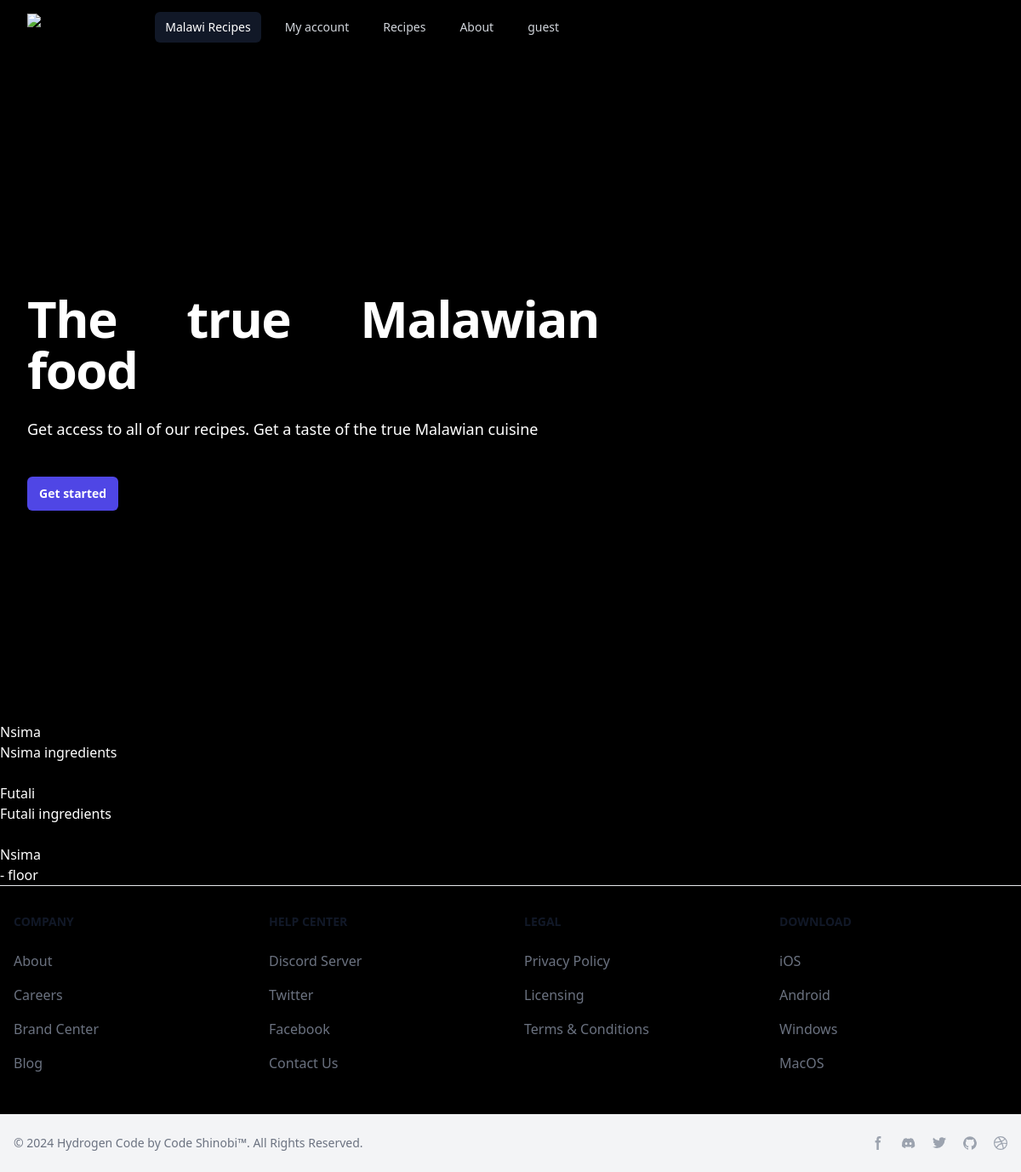
The app's page /, older data.
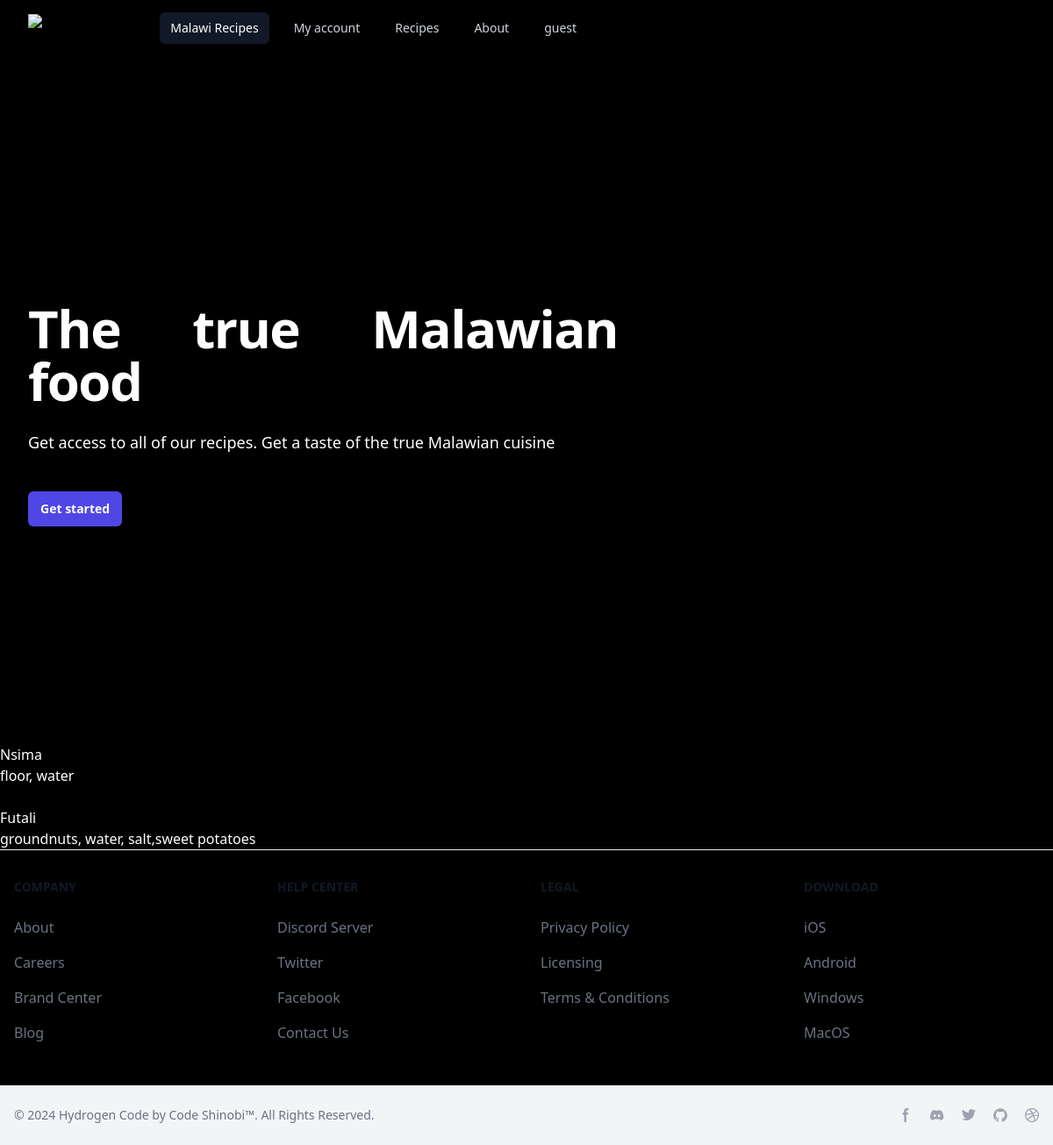
The same page, newer data.
### tables this page shows
CREATE TABLE recipes (
    id INTEGER PRIMARY KEY AUTOINCREMENT,
    created TIMESTAMP NOT NULL DEFAULT CURRENT_TIMESTAMP,
    title TEXT NOT NULL,
    content TEXT NOT NULL,
    author TEXT NOT NULL,
    ingredients TEXT NOT NULL
);

### server.py (the view)
@app.route("/", methods=["GET"])
def home(name = None):
    conn = get_db_connection()
    recipes = conn.execute('SELECT * FROM recipes').fetchall()
    conn.close()
    if(current_user.is_authenticated):
        return render_template(
            "home.html",
            date=datetime.now(),
            recipes=recipes,
            name=current_user.username
        )
    else:
        return render_template(
            "home.html",
            date=datetime.now(),
            recipes=recipes,
            name="guest"
        )

### server.py (called while the page is built)
def get_db_connection():
    conn = sqlite3.connect('database.db')
    conn.row_factory = sqlite3.Row
    return conn

### templates/home.html (shortened to what this page needs)
<!DOCTYPE html>
<html>
<head>
    <link href="{{url_for('static',filename='css/main.css')}}" rel="stylesheet">
    <link rel="stylesheet" href="https://rsms.me/inter/inter.css">
</head>
<body class="bg-black border-gray-800">
    <nav class="bg-black border-gray-800">
        <div class="mx-auto max-w-7xl px-2 sm:px-6 lg:px-8">
          <div class="relative flex h-16 items-center justify-between">
            <div class="flex flex-1 items-center justify-center sm:items-stretch sm:justify-start">
              <div class="flex flex-shrink-0 items-center">
                <img class="h-8 w-auto" src="https://tailwindui.com/img/logos/mark.svg?color=indigo&shade=500" alt="Your Company">
              </div>
              <div class="hidden sm:ml-6 sm:block">
                <div class="flex space-x-4">
                  <a href="#" class="bg-gray-900 text-white rounded-md px-3 py-2 text-sm font-medium" aria-current="page">Malawi Recipes</a>
                  <a href="#" class="text-gray-300 hover:bg-gray-700 hover:text-white rounded-md px-3 py-2 text-sm font-medium">My account</a>
                  <a href="#" class="text-gray-300 hover:bg-gray-700 hover:text-white rounded-md px-3 py-2 text-sm font-medium">Recipes</a>
                  <a href="#" class="text-gray-300 hover:bg-gray-700 hover:text-white rounded-md px-3 py-2 text-sm font-medium">About</a>
                  <a href="#" class="text-gray-300 hover:bg-gray-700 hover:text-white rounded-md px-3 py-2 text-sm font-medium">{{name}}</a>
                </div>
              </div>
            </div>
          </div>
        </div>
      </nav>
      <div class="relative isolate px-6 pt-14 lg:px-8">
        <div class="max-w-2xl py-32 sm:py-48 lg:py-56">
          <div class="text-justify">
            <h1 class="text-4xl font-bold tracking-tight text-white sm:text-900 sm:text-6xl">The true Malawian food</h1>
            <p class="mt-6 text-lg leading-8 text-white sm:text-600">Get access to all of our recipes. Get a taste of the true Malawian cuisine</p>
            <div class="mt-10 flex items-center justify-start gap-x-6">
              <a href="#" class="rounded-md bg-indigo-600 px-3.5 py-2.5 text-sm font-semibold text-white shadow-sm hover:bg-indigo-500 focus-visible:outline focus-visible:outline-2 focus-visible:outline-offset-2 focus-visible:outline-indigo-600">Get started</a>
            </div>
          </div>
        </div>
      </div>
      {% for recipe in recipes %}
          <div class='post'>
              <p>{{ recipe['created'] }}</p>
              <h2 class="text-white sm:text-900">{{ recipe['title'] }}</h2>
              <p class="text-white sm:text-600">{{ recipe['ingredients'] }}</p>
          </div>
      {% endfor %}
      <footer class="bg-black">
        <div class="mx-auto w-full max-w-screen-xl">
          <div class="grid grid-cols-2 gap-8 px-4 py-6 lg:py-8 md:grid-cols-4">
            <div>
                <h2 class="mb-6 text-sm font-semibold text-gray-900 uppercase dark:text-white">Company</h2>
                <ul class="text-gray-500 dark:text-gray-400 font-medium">
                    <li class="mb-4">
                        <a href="#" class=" hover:underline">About</a>
                    </li>
                    <li class="mb-4">
                        <a href="#" class="hover:underline">Careers</a>
                    </li>
                    <li class="mb-4">
                        <a href="#" class="hover:underline">Brand Center</a>
                    </li>
                    <li class="mb-4">
                        <a href="#" class="hover:underline">Blog</a>
                    </li>
                </ul>
            </div>
            <div>
                <h2 class="mb-6 text-sm font-semibold text-gray-900 uppercase dark:text-white">Help center</h2>
                <ul class="text-gray-500 dark:text-gray-400 font-medium">
                    <li class="mb-4">
                        <a href="#" class="hover:underline">Discord Server</a>
                    </li>
                    <li class="mb-4">
                        <a href="#" class="hover:underline">Twitter</a>
                    </li>
                    <li class="mb-4">
                        <a href="#" class="hover:underline">Facebook</a>
                    </li>
                    <li class="mb-4">
                        <a href="#" class="hover:underline">Contact Us</a>
                    </li>
                </ul>
            </div>
            <div>
                <h2 class="mb-6 text-sm font-semibold text-gray-900 uppercase dark:text-white">Legal</h2>
                <ul class="text-gray-500 dark:text-gray-400 font-medium">
                    <li class="mb-4">
                        <a href="#" class="hover:underline">Privacy Policy</a>
                    </li>
                    <li class="mb-4">
                        <a href="#" class="hover:underline">Licensing</a>
                    </li>
                    <li class="mb-4">
                        <a href="#" class="hover:underline">Terms &amp; Conditions</a>
                    </li>
                </ul>
            </div>
            <div>
                <h2 class="mb-6 text-sm font-semibold text-gray-900 uppercase dark:text-white">Download</h2>
                <ul class="text-gray-500 dark:text-gray-400 font-medium">
                    <li class="mb-4">
                        <a href="#" class="hover:underline">iOS</a>
                    </li>
                    <li class="mb-4">
                        <a href="#" class="hover:underline">Android</a>
                    </li>
                    <li class="mb-4">
                        <a href="#" class="hover:underline">Windows</a>
                    </li>
                    <li class="mb-4">
                        <a href="#" class="hover:underline">MacOS</a>
                    </li>
                </ul>
            </div>
        </div>
        <div class="px-4 py-6 bg-gray-100 dark:bg-gray-700 md:flex md:items-center md:justify-between">
            <span class="text-sm text-gray-500 dark:text-gray-300 sm:text-center">© 2024 <a href="#">Hydrogen Code by Code Shinobi™</a>. All Rights Reserved.
            </span>
            <div class="flex mt-4 sm:justify-center md:mt-0 space-x-5 rtl:space-x-reverse">
                <a href="#" class="text-gray-400 hover:text-gray-900 dark:hover:text-white">
                      <svg class="w-4 h-4" aria-hidden="true" xmlns="http://www.w3.org/2000/svg" fill="currentColor" viewBox="0 0 8 19">
                            <path fill-rule="evenodd" d="M6.135 3H8V0H6.135a4.147 4.147 0 0 0-4.142 4.142V6H0v3h2v9.938h3V9h2.021l.592-3H5V3.591A.6.6 0 0 1 5.592 3h.543Z" clip-rule="evenodd"/>
                        </svg>
                  </a>
                  <a href="#" class="text-gray-400 hover:text-gray-900 dark:hover:text-white">
                  </a>
                  <a href="#" class="text-gray-400 hover:text-gray-900 dark:hover:text-white">
                  </a>
                  <a href="#" class="text-gray-400 hover:text-gray-900 dark:hover:text-white">
                  </a>
                  <a href="#" class="text-gray-400 hover:text-gray-900 dark:hover:text-white">
                  </a>
            </div>
          </div>
        </div>
    </footer>
</body>
</html>

Row changes from the older to the newer data that the page shows:
removed recipes: title "Nsima", ingredients "- floor"
changed recipes "Nsima": ingredients "Nsima ingredients" → "floor, water"
changed recipes "Futali": ingredients "Futali ingredients" → "groundnuts, water, salt,sweet potatoes"
